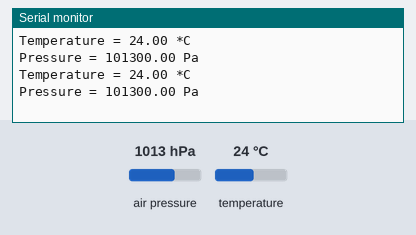
This sketch was run on a simulated Arduino Zero (SAMD21). On the bench: the last lines printed to the serial monitor. Inputs (shaded band) come from the test bench; at power-on: air pressure 1013 hPa, temperature 24 °C (analog values on the 0–1023 scale).

Above: at 2.8 s.
2.9 s: air pressure set to 952 hPa
At 5.1 s:
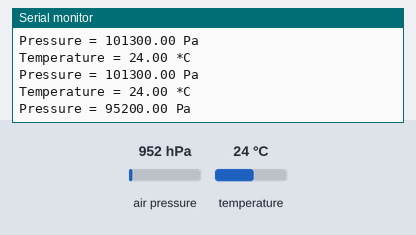
5.6 s: temperature set to 12 °C
At 6.7 s:
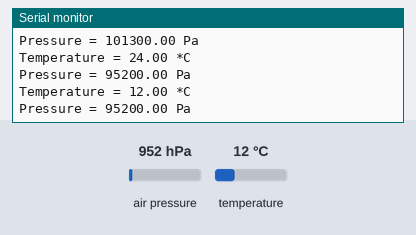
8.3 s: air pressure set to 975 hPa
At 11.1 s:
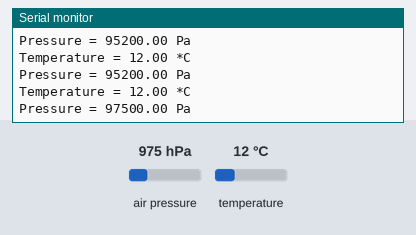
Timing chart, 0 to 12.6 s (numbered marks = the images above; inputs shaded):
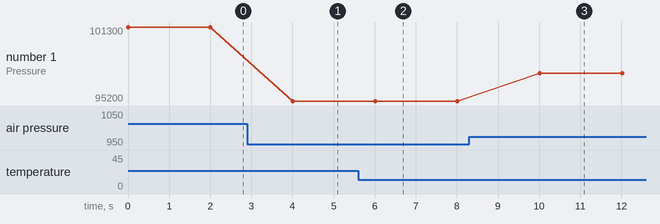

The sketch:

BMP_Starter.ino
```cpp
//import Wire library for serial communicaiton between SDA SCL and the BMP280
#include <Wire.h>
//Import general sensor library
#include <Adafruit_Sensor.h>
//Import BMP280 library so we can use its functions
#include <Adafruit_BMP280.h>

Adafruit_BMP280 bmp;

void setup() {
  // put your setup code here, to run once:
  Serial.begin(115200);

  while(!Serial);

  if(!bmp.begin(0x76)){
    Serial.println("Could not find a valid BMP sensor");
    while(1);
  }

  // Default settings from datasheet
    bmp.setSampling(Adafruit_BMP280::MODE_NORMAL,  /* Operating Mode. */
                Adafruit_BMP280::SAMPLING_X2,     /* Temp Oversampling */
                Adafruit_BMP280::SAMPLING_X16,    /*Pressure Oversampling */
                Adafruit_BMP280::FILTER_X16,      /* Filtering. */
                Adafruit_BMP280::STANDBY_MS_500); /* Standby Time */

  analogReadResolution(16);

}

void loop() {
  // put your main code here, to run repeatedly:

    Serial.print(F("Temperature = "));
    Serial.print(bmp.readTemperature());
    Serial.println(" *C");

    Serial.print(F("Pressure = "));
    Serial.print(bmp.readPressure());
    Serial.println(" Pa");

    Serial.println();
    delay(2000);
}

float getThermC(      unsigned THERMISTORPIN = A5,
                      double BCOEFFICIENT = 3950,
                      double THERMISTORNOMINAL = 10000,
                      double SERIESRESISTOR = 10000,
                      double TEMPERATURENOMINAL = 25){
  float sum = 0;
  for(int i = 0; i < 100; i++){
    sum += analogRead(A5);
  }
  float analog = sum/100.;

  // convert the value to resistance
  float frac = 65536 / analog - 1;
  float res = SERIESRESISTOR / frac;

  float steinhart;
  steinhart = res / THERMISTORNOMINAL;          // (R/Ro)
  steinhart = log(steinhart);                   // ln(R/Ro)
  steinhart /= BCOEFFICIENT;                    // 1/B * ln(R/Ro)
  steinhart += 1.0 / (TEMPERATURENOMINAL + 273.15); // + (1/To)
  steinhart = 1.0 / steinhart;                  // Invert
  steinhart -= 273.15;                          // convert to C

  return steinhart;
}
```

get.ino
```cpp
//double get42(){
//  return 42;
//}
//
//double getA3(){
//  return analogRead(A3);
//}
```

init.ino
```cpp
//void setup217Kit(){
  // // Initialize the Serial port for writing output to the monitor or plotter...
  //Serial.begin(115200);
  // // Wait up to 10 seconds for it to be ready
  //while(!Serial && millis() < 10000) delay(100);
  // //uno.begin();

  // // Setup some digital IO pins
  //pinMode(LED_PIN, OUTPUT);           // the small LED beside the reset button
  //pinMode(BUTTON_PIN, INPUT_PULLUP);  // the button on pin 12 and the
  //pinMode(LOW_PIN, OUTPUT);           // other side of the button to ground on pin 10
  //digitalWrite(LOW_PIN, LOW);
  //pinMode(HI_PIN, OUTPUT);            // set pin 2 high to support the 2020 kit configuration
  //digitalWrite(HI_PIN, HIGH);
  //pinMode(A2, OUTPUT);                // set pin A2 low to provide a ground for the pot
  //digitalWrite(A2, LOW);

//  #ifndef ARDUINO_ARCH_AVR            // Check at compile time that it's not an UNO!
//    analogReadResolution(16);         // use the 16 bit resolution everywhere in MECH 217, except for UNO!
//  #endif
//  analogWrite(A0, 1023);              // make A0 a 3.3 V output for the pot until the code changes it
//  //uno.i2cScan();                      // you may want to turn this on to see what's attached to I2C
//}
```

Measured:
- after the input at 2.9 s, the serial monitor: prints a new line after 1.1 s (image 1)
- after the input at 5.6 s, the serial monitor: prints a new line after 0.41 s (image 2)
- after the input at 8.3 s, the serial monitor: prints a new line after 1.7 s (image 3)
- plotted number 1: 101300 → 95200 after the input at 2.9 s, 95200 → 97500 after the input at 8.3 s
